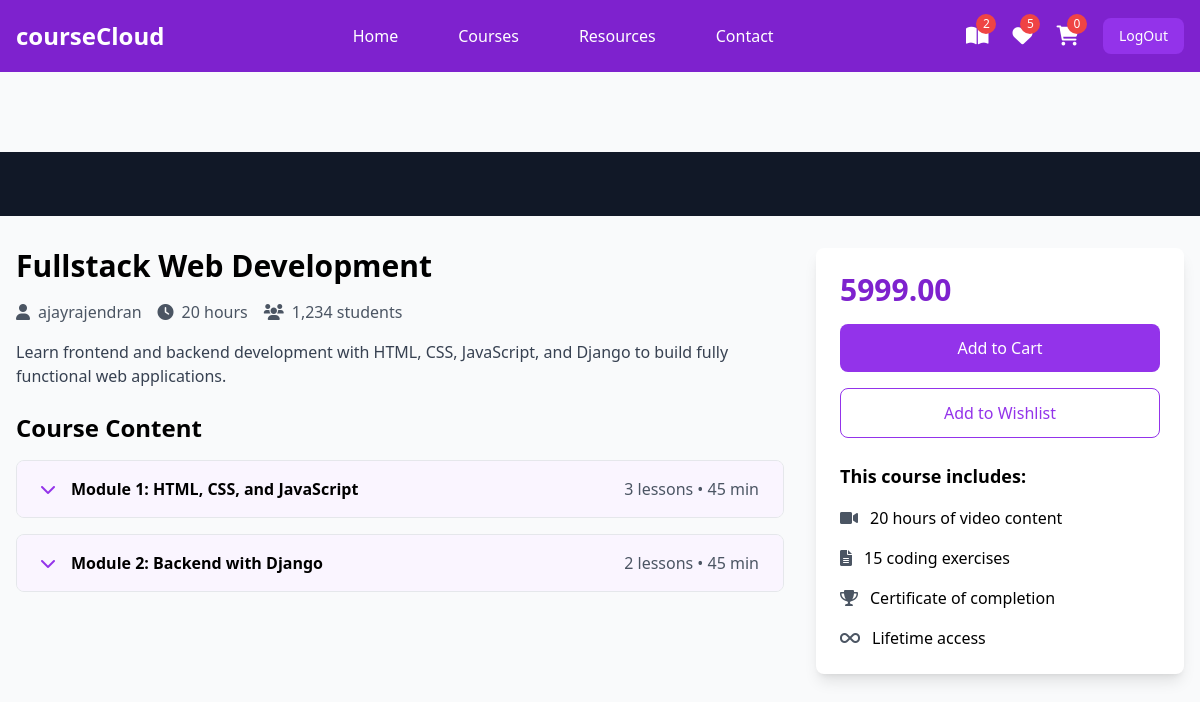
The app's page /student/courses/6/ (signed in) with its own data.
### instructor/models.py (models this page shows, shortened)
class User(AbstractUser):
    ROLE_CHOICES =(
        ("instructor","Instructor"),
        ("student","Student")
    )
    role=models.CharField(max_length=20,choices=ROLE_CHOICES,default="student")

class Course(models.Model):
    title=models.CharField(max_length=200)
    description=models.TextField()
    price=models.DecimalField(decimal_places=2,max_digits=7)
    owner=models.ForeignKey(User,on_delete=models.SET_NULL,related_name="courses",null=True)
    is_free=models.BooleanField(default=False)
    picture=models.ImageField(upload_to="courseimages",null=True,blank=True,default="courseimages/default.png")
    thumbnail=EmbedVideoField()
    category_objects=models.ManyToManyField(Category)
    created_at=models.DateTimeField(auto_now_add=True)
    updated_at=models.DateTimeField(auto_now=True)

class Module(models.Model):
    title=models.CharField(max_length=200)
    course_object=models.ForeignKey(Course,on_delete=models.CASCADE,related_name="modules")
    order=models.PositiveIntegerField()

### student/views.py (the view)
# urls.py: path('courses/<int:pk>/',views.CourseDetailView.as_view(),name="course-detail"),
@method_decorator(signin_required,name="dispatch")
class CourseDetailView(View):
    def get(self,request,*args,**kwargs):
        id=kwargs.get("pk")
        course_instance=Course.objects.get(id=id)
        return render(request,"course_detail.html",{"course":course_instance})

### student/context_processors.py (called while the page is built)
def course_context(request):
    count=0
    if request.user.is_authenticated:
        orders=request.user.purchase.filter(is_paid=True)
        count=len([c for o in orders for c in o.course_objects.all()])
    return {"count":count}

### student/templates/course_detail.html (shortened to what this page needs)
{%extends 'base.html'%}
{%load embed_video_tags%}
{%block main_block%}
    <div class="pt-20">
        <div class="bg-gray-900 w-full">
            <div class="max-w-screen-xl mx-auto px-4 py-8">
            </div>
        </div>
        <div class="max-w-screen-xl mx-auto px-4 py-8 grid grid-cols-1 lg:grid-cols-3 gap-8">
            <div class="lg:col-span-2">
                <h1 class="text-3xl font-bold mb-4">{{course.title}}</h1>
                <div class="flex items-center mb-4 text-gray-600">
                    <span class="mr-4"><i class="fas fa-user mr-2"></i>{{course.owner}}</span>
                    <span class="mr-4"><i class="fas fa-clock mr-2"></i>20 hours</span>
                    <span><i class="fas fa-users mr-2"></i>1,234 students</span>
                </div>
                <p class="text-gray-700 mb-6">{{course.description}}</p>
                <div class="space-y-4">
                    <h2 class="text-2xl font-bold mb-4">Course Content</h2>
                    {%for module in course.modules.all%}
                    <div class="border rounded-lg overflow-hidden">
                        <button class="w-full px-6 py-4 bg-purple-50 hover:bg-purple-100 flex items-center justify-between" onclick="toggleModule('module{{forloop.counter}}')">
                            <div class="flex items-center">
                                <i class="fas fa-chevron-down mr-4 text-purple-600"></i>
                                <span class="font-semibold">Module {{forloop.counter}}: {{module.title}}</span>
                            </div>
                            <span class="text-gray-600">{{module.lessons.all.count}} lessons • 45 min</span>
                        </button>
                    </div>
                    {%endfor%}
                </div>
            </div>
            <div class="lg:col-span-1">
                <div class="bg-white p-6 rounded-lg shadow-lg sticky top-24">
                    <div class="text-3xl font-bold mb-4 text-purple-700">{{course.price}}</div>
                    <a href="{%url 'add-to-cart' course.id%}">
                        <button class="w-full bg-purple-600 text-white py-3 rounded-lg mb-4 hover:bg-purple-700 transition duration-300">
                            Add to Cart
                        </button>
                    </a>
                    <button class="w-full border border-purple-600 text-purple-600 py-3 rounded-lg mb-6 hover:bg-purple-50 transition duration-300">
                        Add to Wishlist
                    </button>
                    <div class="space-y-4">
                        <h3 class="font-bold text-lg">This course includes:</h3>
                        <div class="flex items-center">
                            <i class="fas fa-video mr-3 text-gray-600"></i>
                            <span>20 hours of video content</span>
                        </div>
                        <div class="flex items-center">
                            <i class="fas fa-file-alt mr-3 text-gray-600"></i>
                            <span>15 coding exercises</span>
                        </div>
                        <div class="flex items-center">
                            <i class="fas fa-trophy mr-3 text-gray-600"></i>
                            <span>Certificate of completion</span>
                        </div>
                        <div class="flex items-center">
                            <i class="fas fa-infinity mr-3 text-gray-600"></i>
                            <span>Lifetime access</span>
                        </div>
                    </div>
                </div>
            </div>
        </div>
    </div>
{%endblock%}

### student/templates/base.html (shortened to what this page needs)
<!DOCTYPE html>
<html lang="en">
<head>
    <script src="https://cdn.tailwindcss.com"></script>
    <link href="https://cdnjs.cloudflare.com/ajax/libs/font-awesome/6.0.0/css/all.min.css" rel="stylesheet">
</head>
<body class="bg-gray-50">
    <nav class="bg-purple-700 fixed w-full z-20 top-0 left-0 sticky">
        <div class="max-w-screen-xl flex flex-wrap items-center justify-between mx-auto p-4">
            <a href="#" class="flex items-center">
                <span class="self-center text-2xl font-semibold text-white">courseCloud</span>
            </a>
            <div class="items-center justify-between hidden w-full md:flex md:w-auto md:order-1">
                <ul class="flex flex-col p-4 md:p-0 mt-4 font-medium md:flex-row md:space-x-8 md:mt-0">
                    <li><a href="#" class="block py-2 pl-3 pr-4 text-white hover:text-purple-200">Home</a></li>
                    <li><a href="#" class="block py-2 pl-3 pr-4 text-white hover:text-purple-200">Courses</a></li>
                    <li><a href="#" class="block py-2 pl-3 pr-4 text-white hover:text-purple-200">Resources</a></li>
                    <li><a href="#" class="block py-2 pl-3 pr-4 text-white hover:text-purple-200">Contact</a></li>
                </ul>
            </div>
            <div class="flex items-center space-x-6 md:order-2">
                <div class="relative group">
                    <a href="{%url 'mycourses'%}" class="text-white hover:text-purple-200">
                        <i class="fas fa-book-open text-xl"></i>
                        <span class="absolute -top-2 -right-2 bg-red-500 text-white text-xs rounded-full h-5 w-5 flex items-center justify-center">{{count}}</span>
                    </a>
                </div>
                <div class="relative group">
                    <a href="#" class="text-white hover:text-purple-200">
                        <i class="fas fa-heart text-xl"></i>
                        <span class="absolute -top-2 -right-2 bg-red-500 text-white text-xs rounded-full h-5 w-5 flex items-center justify-center">5</span>
                    </a>
                </div>
                <div class="relative group">
                    <a href="{%url 'cart-summary'%}" class="text-white hover:text-purple-200">
                        <i class="fas fa-shopping-cart text-xl"></i>
                        <span class="absolute -top-2 -right-2 bg-red-500 text-white text-xs rounded-full h-5 w-5 flex items-center justify-center">{{request.user.basket.all.count}}</span>
                    </a>
                </div>
                <a href="{%url 'signout'%}">
                    <button class="text-white bg-purple-600 hover:bg-purple-800 focus:ring-4 focus:outline-none focus:ring-purple-300 font-medium rounded-lg text-sm px-4 py-2 text-center">
                    LogOut
                    </button>
                </a>
            </div>
        </div>
    </nav>
    {%block main_block%}
    {%endblock%}
</body>
</html>

### records on screen
User: user.basket.all.count "0"
Course: title "Fullstack Web Development", owner "ajayrajendran", description "Learn frontend and backend development with HTML, CSS, JavaScript, and Django to build fully functional web applications.", price "5999.00"
Module: title "HTML, CSS, and JavaScript", lessons.all.count "3"
Module: title "Backend with Django", lessons.all.count "2"

### other values on screen
{{ count }} "2"
